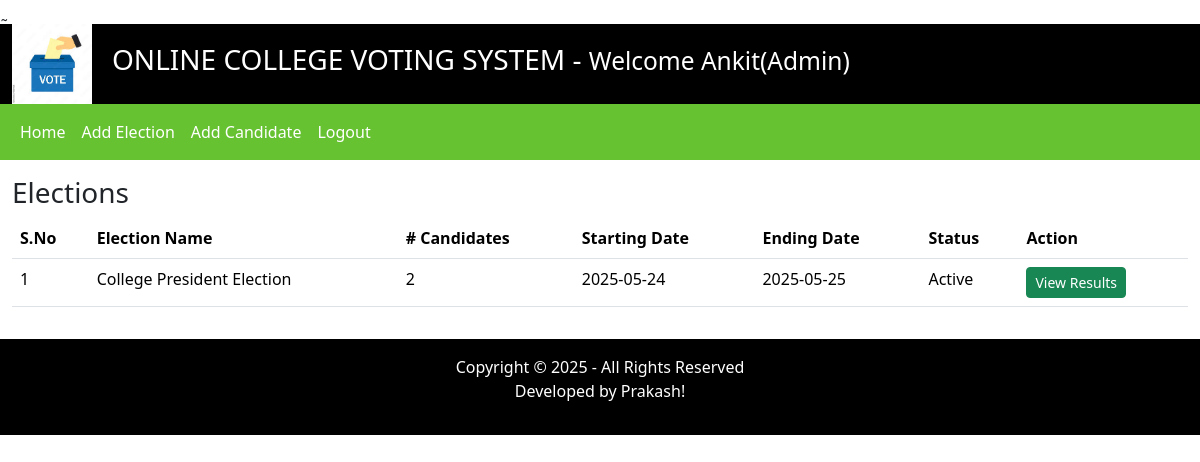
Screenshot of /admin/index.php?homepage=1 (signed in) with the database file from the repository.
### tables this page shows
CREATE TABLE elections (
    id INT AUTO_INCREMENT PRIMARY KEY,
    election_topic VARCHAR(255),
    no_of_candidates INT,
    starting_date DATE,
    ending_date DATE,
    status VARCHAR(45),
    inserted_by VARCHAR(255),
    inserted_on DATE
);

### admin/inc/homepage.php (the view)
<div class="row my-3">
    <div class="col-12">
        <h3> Elections</h3>
        <table class="table">
            <thead>
                <tr>
                    <th scope="col">S.No</th>
                    <th scope="col">Election Name</th>
                    <th scope="col"> # Candidates</th>
                    <th scope="col">Starting Date</th>
                    <th scope="col">Ending Date</th>
                    <th scope="col">Status</th>
                    <th scope="col">Action</th>
                </tr>
            </thead>
            <tbody>
                <?php
                $fetchingData = mysqli_query($conn, "SELECT * FROM elections") or
                    die(mysqli_error($conn));
                $isAnyElectionAdded = mysqli_num_rows($fetchingData);
                if ($isAnyElectionAdded > 0) {
                    $sno = 1;
                    while ($row = mysqli_fetch_assoc($fetchingData)) {
                        $election_id = $row['id'];
                        ?>
                        <tr>
                            <td><?php echo $sno++; ?> </td>
                            <td><?php echo $row['election_topic']; ?> </td>
                            <td><?php echo $row['no_of_candidates']; ?> </td>
                            <td><?php echo $row['starting_date']; ?> </td>
                            <td><?php echo $row['ending_date']; ?> </td>
                            <td><?php echo $row['status']; ?> </td>
                            <td>
                                <a href="index.php?viewResult=<?php echo $election_id; ?>" class="btn btn-sm btn-success">View
                                    Results</a>
                            </td>
                        </tr>
                        <?php
                    }
                } else {
                    ?>
                    <tr>
                        <td colspan="7">No any election is added yet.</td>
                    </tr>
                    <?php
                }
                ?>
            </tbody>
        </table>
    </div>
</div>

### rows the page displays
elections: election_topic "College President Election", no_of_candidates "2", starting_date "2025-05-24", ending_date "2025-05-25", status "Active"

### other values shown
$_SESSION['username'] "Ankit(Admin)"
